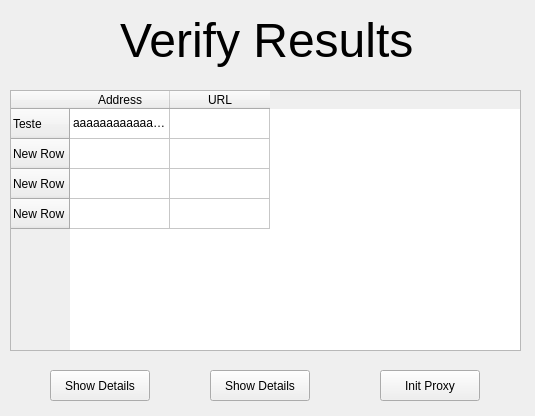
<?xml version="1.0" encoding="UTF-8"?>
<ui version="4.0">
 <class>verify_results_window</class>
 <widget class="QWidget" name="verify_results_window">
  <property name="geometry">
   <rect>
    <x>0</x>
    <y>0</y>
    <width>535</width>
    <height>416</height>
   </rect>
  </property>
  <property name="windowTitle">
   <string>Verify Results</string>
  </property>
  <widget class="QTableWidget" name="veirfyres_table">
   <property name="geometry">
    <rect>
     <x>10</x>
     <y>90</y>
     <width>511</width>
     <height>261</height>
    </rect>
   </property>
   <property name="columnCount">
    <number>2</number>
   </property>
   <row>
    <property name="text">
     <string>Teste</string>
    </property>
   </row>
   <row>
    <property name="text">
     <string>New Row</string>
    </property>
   </row>
   <row>
    <property name="text">
     <string>New Row</string>
    </property>
   </row>
   <row>
    <property name="text">
     <string>New Row</string>
    </property>
   </row>
   <column>
    <property name="text">
     <string>Address</string>
    </property>
   </column>
   <column>
    <property name="text">
     <string>URL</string>
    </property>
   </column>
   <item row="0" column="0">
    <property name="text">
     <string>aaaaaaaaaaaaaaaaaaaaaaaaaaaaaaaaaaaaaaaaaa</string>
    </property>
   </item>
  </widget>
  <widget class="QLabel" name="verifyres_title">
   <property name="geometry">
    <rect>
     <x>120</x>
     <y>10</y>
     <width>301</width>
     <height>61</height>
    </rect>
   </property>
   <property name="font">
    <font>
     <pointsize>36</pointsize>
    </font>
   </property>
   <property name="contextMenuPolicy">
    <enum>Qt::NoContextMenu</enum>
   </property>
   <property name="text">
    <string>Verify Results</string>
   </property>
  </widget>
  <widget class="QPushButton" name="verifyres_button_2">
   <property name="geometry">
    <rect>
     <x>380</x>
     <y>370</y>
     <width>100</width>
     <height>31</height>
    </rect>
   </property>
   <property name="text">
    <string>Init Proxy</string>
   </property>
  </widget>
  <widget class="QPushButton" name="verifyres_button_1">
   <property name="geometry">
    <rect>
     <x>50</x>
     <y>370</y>
     <width>100</width>
     <height>31</height>
    </rect>
   </property>
   <property name="text">
    <string>Show Details</string>
   </property>
  </widget>
  <widget class="QPushButton" name="verifyres_button_3">
   <property name="geometry">
    <rect>
     <x>210</x>
     <y>370</y>
     <width>100</width>
     <height>31</height>
    </rect>
   </property>
   <property name="text">
    <string>Show Details</string>
   </property>
  </widget>
 </widget>
 <resources/>
 <connections/>
</ui>
